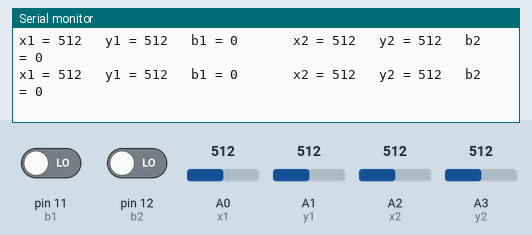
This sketch was run on a simulated Arduino Uno, built with avr-gcc and run on an emulated ATmega328P. Parts: the last lines printed to the serial monitor. The inputs (shaded band) are chosen by the test bench; at power-on: A0 (x1) = 512, A3 (y2) = 512, pin 11 (b1) LOW, pin 12 (b2) LOW, A1 (y1) = 512, A2 (x2) = 512.

Above: at 1.2 s.
1.3 s: A0 (x1) set to 110
At 1.33 s:
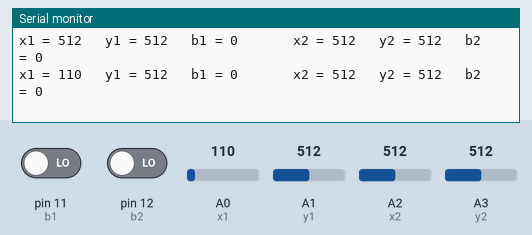
4.3 s: A0 (x1) set to 95
At 4.37 s:
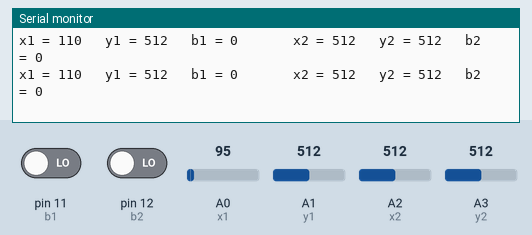
13.3 s: A3 (y2) set to 107
At 13.31 s:
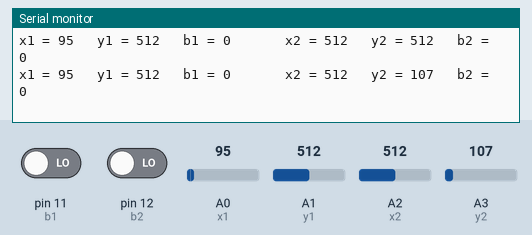
16.3 s: A3 (y2) set to 88
At 16.36 s:
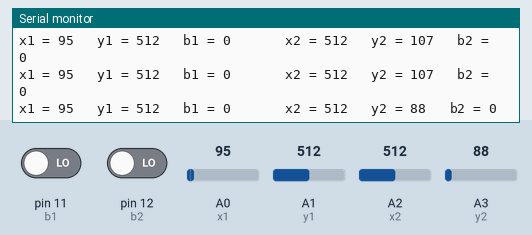
Timing chart, 0 to 18.8 s (numbered marks = the images above; inputs shaded):
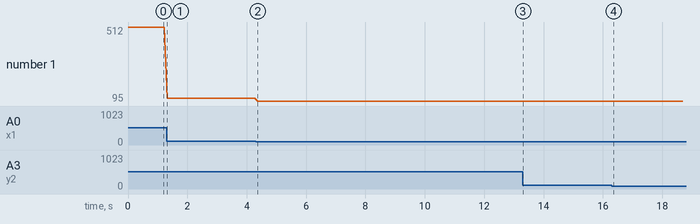

The sketch:

4_1_joystic.ino
```cpp
/*
 * create by straysnail
 * 2023/3/11
 */

//Define the pin of the rocker module
#define x1 A0
#define y1 A1
#define b1 11
#define x2 A2
#define y2 A3
#define b2 12

void setup() {
  Serial.begin(9600);
  //Set pin mode to input
  pinMode(x1, INPUT);
  pinMode(y1, INPUT);
  pinMode(b1, INPUT);
  pinMode(x2, INPUT);
  pinMode(y2, INPUT);
  pinMode(b2, INPUT);

}

void loop() {
  // Read the value of the left rocker module
  int x1Val = analogRead(x1);  //Read the analog value of the X axis
  int y1Val = analogRead(y1);  //Read the analog value of the Y axis
  int b1Val = digitalRead(b1); //Read the digital value of the Z axis
  // Read the value of the right rocker module
  int x2Val = analogRead(x2);
  int y2Val = analogRead(y2);
  int b2Val = digitalRead(b2);
  Serial.print("x1 = ");
  Serial.print(x1Val);
  Serial.print("   ");
  Serial.print("y1 = ");
  Serial.print(y1Val);
  Serial.print("   ");
  Serial.print("b1 = ");
  Serial.print(b1Val);
  Serial.print("       ");
  Serial.print("x2 = ");
  Serial.print(x2Val);
  Serial.print("   ");
  Serial.print("y2 = ");
  Serial.print(y2Val);
  Serial.print("   ");
  Serial.print("b2 = ");
  Serial.println(b2Val);
  delay(100);
}
```

Measured:
- after the input at 1.3 s, the serial monitor: prints a new line at once (image 1)
- after the input at 13.3 s, the serial monitor: prints a new line at once (image 3)
- after the input at 16.3 s, the serial monitor: prints a new line after 0.06 s (image 4)
- plotted number 1: 512 → 110 after the input at 1.3 s, 110 → 95 after the input at 4.3 s
